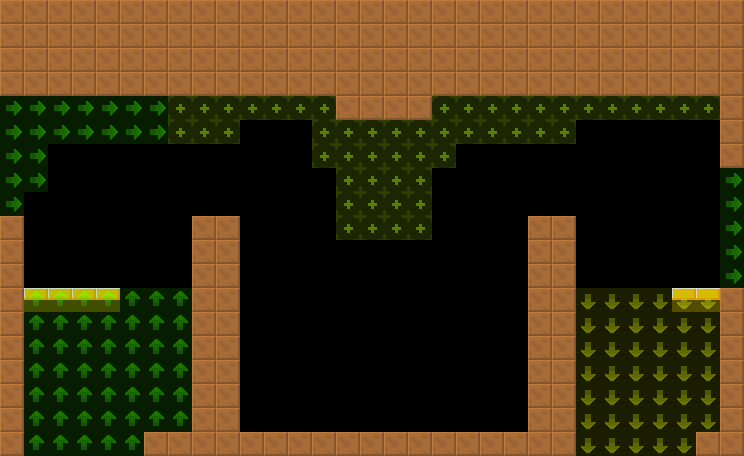

This is a level from a 2D game, rendered from its Tiled map with the project's own tilesets. A one-line summary and the map file follow, with tile-layer data summarised:
An orthogonal 31x19 tile map with 24x24 px tiles, 2 tile layers (col, lnk), 2 tilesets and 9 objects (3x RetractableSpikes, 3x UnstablePF, 2x RotatingBall, Water).

<map version="1.4" tiledversion="1.4.2" orientation="orthogonal" renderorder="right-down" width="31" height="19" tilewidth="24" tileheight="24" infinite="0" nextlayerid="4" nextobjectid="8">
 <tileset firstgid="6" source="../../lnk.tsx" />
 <tileset firstgid="1" source="../../col.tsx" />
 <layer id="1" name="col" width="31" height="19">
  <data>[589 cells, 209 non-empty, 2 distinct tile ids]</data>
 </layer>
 <layer id="2" name="lnk" width="31" height="19" opacity="0.5">
  <data>[589 cells, 163 non-empty, 4 distinct tile ids]</data>
 </layer>
 <objectgroup id="3" name="markers" opacity="0.5">
  <object id="1" name="RetractableSpikes" type="RetractableSpikes" x="192" y="192" width="48" height="24">
   <properties>
    <property name="yr" value="0" />
    <property name="xr" value="0" />
   </properties>
  </object>
  <object id="2" name="RetractableSpikes" type="RetractableSpikes" x="528" y="192" width="48" height="24">
   <properties>
    <property name="yr" value="0" />
    <property name="xr" value="0" />
   </properties>
  </object>
  <object id="3" name="RotatingBall" type="RotatingBall" x="216" y="264" width="24" height="24">
   <properties>
    <property name="yr" value="0" />
    <property name="xr" value="0" />
    <property name="customId" value="2" />
   </properties>
  </object>
  <object id="4" name="RotatingBall" type="RotatingBall" x="528" y="264" width="24" height="24">
   <properties>
    <property name="yr" value="0" />
    <property name="xr" value="0" />
    <property name="customId" value="3" />
   </properties>
  </object>
  <object id="5" name="UnstablePF" type="UnstablePF" x="240" y="312" width="24" height="24">
   <properties>
    <property name="yr" value="0" />
    <property name="xr" value="0" />
   </properties>
  </object>
  <object id="6" name="UnstablePF" type="UnstablePF" x="336" y="312" width="96" height="24">
   <properties>
    <property name="yr" value="0" />
    <property name="xr" value="0" />
   </properties>
  </object>
  <object id="7" name="UnstablePF" type="UnstablePF" x="504" y="312" width="24" height="24">
   <properties>
    <property name="yr" value="0" />
    <property name="xr" value="0" />
   </properties>
  </object>
  <object id="8" name="Water" type="Water" x="240" y="408" width="288" height="24">
   <properties>
    <property name="yr" value="0" />
    <property name="xr" value="0" />
   </properties>
  </object>
  <object id="9" name="RetractableSpikes" type="RetractableSpikes" x="240" y="408" width="288" height="24">
   <properties>
    <property name="yr" value="0" />
    <property name="xr" value="0" />
   </properties>
  </object>
 </objectgroup>
</map>
